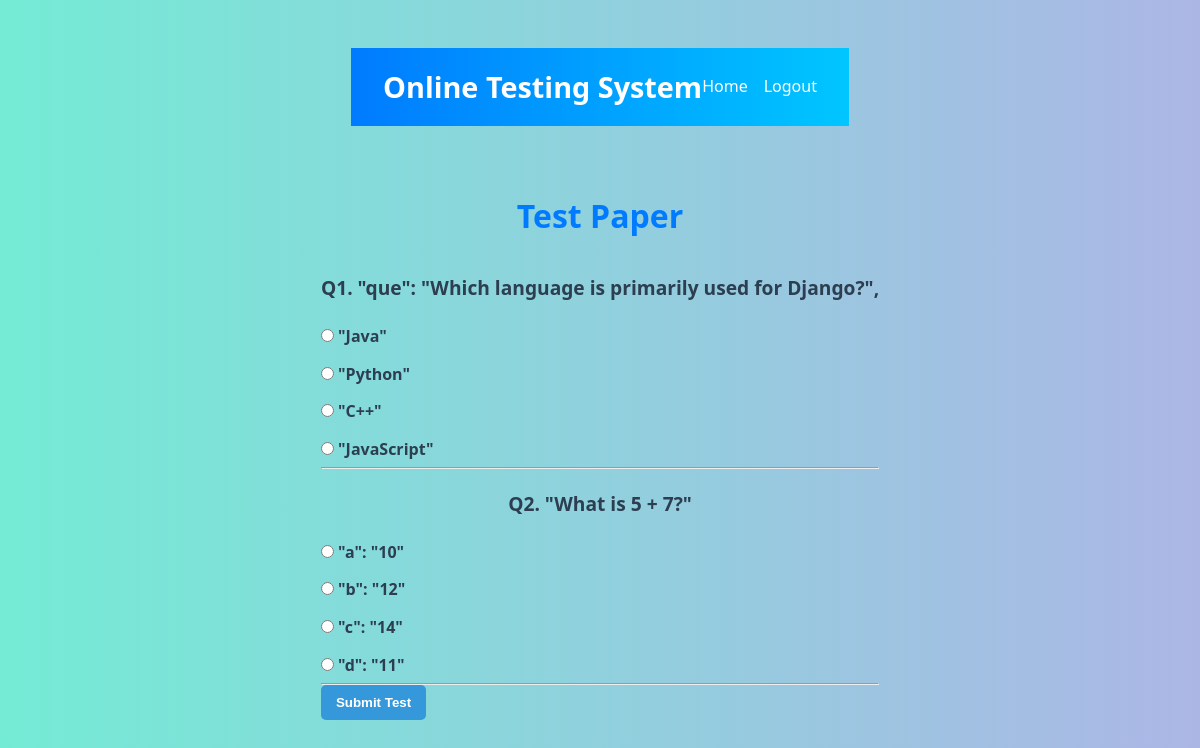
Screenshot of /test-paper/?n=2 (signed in) with the database file from the repository.
### OTS/models.py (models this page shows, shortened)
class Question(models.Model):
    qid = models.BigAutoField(primary_key=True)
    que = models.TextField()
    a = models.CharField(max_length=255)
    b = models.CharField(max_length=255)
    c = models.CharField(max_length=255)
    d = models.CharField(max_length=255)
    ans = models.CharField(max_length=1, choices=[('a', 'A'), ('b', 'B'), ('c', 'C'), ('d', 'D')])

### OTS/views.py (the view)
# urls.py: path('test-paper/', views.testPaper, name='testpaper'),
def testPaper(request):
    if 'username' not in request.session:
        return redirect('OTS:login')
    n = int(request.GET.get('n', 5))
    questions = list(Question.objects.all())
    random.shuffle(questions)
    return render(request, 'test_paper.html', {
        'questions': questions[:n]
    })

### OTS/templates/test_paper.html (shortened to what this page needs)
{% extends 'main.html' %}
{% block top %}
<a href="{% url 'OTS:home' %}">Home</a>
<a href="{% url 'OTS:logout' %}">Logout</a>
{% endblock %}
{% block content %}
<h2>Test Paper</h2>
<form action="{% url 'OTS:calculateResult' %}" method="post">
  {% for question in questions %}
    <div class="question-block">
      <p>
        <strong>
          Q{{ forloop.counter }}. {{ question.que }}
        </strong>
      </p>
      <div class="options">
        <label>
          <input type="radio" name="q_{{ question.qid }}" value="a" required>
          {{ question.a }}
        </label>
      </div>
      <div class="options">
        <label>
          <input type="radio" name="q_{{ question.qid }}" value="b">
          {{ question.b }}
        </label>
      </div>
      <div class="options">
        <label>
          <input type="radio" name="q_{{ question.qid }}" value="c">
          {{ question.c }}
        </label>
      </div>
      <div class="options">
        <label>
          <input type="radio" name="q_{{ question.qid }}" value="d">
          {{ question.d }}
        </label>
      </div>
    </div>
    <hr>
  {% endfor %}
  <div class="form-actions">
    <input type="submit" value="Submit Test">
  </div>
</form>
{% endblock %}

### css/base.css (style rules this page uses)
body { font-family: 'Segoe UI', Tahoma, Geneva, Verdana, sans-serif; background-color: #f4f6f8; margin: 0; padding: 0; }
h2 { text-align: center; margin-top: 20px; color: #2c3e50; animation: fadeIn 1s ease-in-out; }
p { text-align: center; font-size: 1.1em; margin-bottom: 20px; color: #34495e; animation: fadeIn 1.2s ease-in-out; }
* { margin: 0; padding: 0; box-sizing: border-box; }
body { font-family: 'Segoe UI', Tahoma, Geneva, Verdana, sans-serif; background-color: #f0f2f5; color: #333; padding: 1rem; }
h2 { text-align: center; font-size: 2rem; color: #007bff; margin: 2rem 0 1.5rem; animation: slideDown 0.8s ease; }
p { text-align: center; font-size: 1.1rem; color: #555; animation: fadeIn 1s ease; }

### css/welcome.css (style rules this page uses)
body { font-family: 'Segoe UI', Tahoma, Geneva, Verdana, sans-serif; margin: 0; padding: 0; background: linear-gradient(to right, #83a4d4, #b6fbff); display: flex; justify-content: center; align-items: center; min-height: 100vh; }

### css/home.css (style rules this page uses)
* { margin: 0; padding: 0; box-sizing: border-box; }
body { font-family: 'Segoe UI', Tahoma, Geneva, Verdana, sans-serif; background-color: #f0f4f8; color: #333; line-height: 1.6; padding: 1rem; }

### css/show_result.css (style rules this page uses)
* { margin: 0; padding: 0; box-sizing: border-box; }
body { font-family: 'Segoe UI', Tahoma, Geneva, Verdana, sans-serif; background-color: #f8fafc; color: #333; padding: 1rem; }
h2 { text-align: center; font-size: 2rem; color: #007bff; margin: 2rem 0; animation: fadeInDown 1s ease; }
p { text-align: center; font-size: 1.2rem; color: #666; margin-top: 2rem; animation: fadeIn 1.2s ease; }

### css/login.css (style rules this page uses)
body { font-family: 'Segoe UI', Tahoma, Geneva, Verdana, sans-serif; background: linear-gradient(to right, #74ebd5, #ACB6E5); margin: 0; padding: 0; display: flex; flex-direction: column; align-items: center; }
label { margin-bottom: 8px; font-weight: bold; color: #2c3e50; }
input[type="submit"], input[type="reset"] { padding: 10px 15px; border: none; border-radius: 5px; margin-right: 10px; font-weight: bold; cursor: pointer; transition: background-color 0.3s, transform 0.2s; }
input[type="submit"] { background-color: #3498db; color: white; }
p { text-align: center; margin-top: 20px; color: #2c3e50; }

### css/register.css (style rules this page uses)
* { margin: 0; padding: 0; box-sizing: border-box; }
body { font-family: 'Segoe UI', Tahoma, Geneva, Verdana, sans-serif; background-color: #eef3f8; color: #333; padding: 1rem; }
form label { display: block; margin: 0.75rem 0 0.3rem; font-weight: bold; }
body { font-family: 'Segoe UI', Tahoma, Geneva, Verdana, sans-serif; background-color: #f4f7fa; color: #333; padding: 1rem; }

### css/main.css (style rules this page uses)
* { margin: 0; padding: 0; box-sizing: border-box; }
body { font-family: 'Segoe UI', Tahoma, Geneva, Verdana, sans-serif; line-height: 1.6; background-color: #f4f4f4; color: #333; }
.menu a { color: white; text-decoration: none; transition: color 0.3s ease; }

### rows the page displays
Question: que "\"que\": \"Which language is primarily used for Django?\",", a "\"Java\"", b "\"Python\"", c "\"C++\"", d "\"JavaScript\""
Question: que "\"What is 5 + 7?\"", a "\"a\": \"10\"", b "\"b\": \"12\"", c "\"c\": \"14\"", d "\"d\": \"11\""
